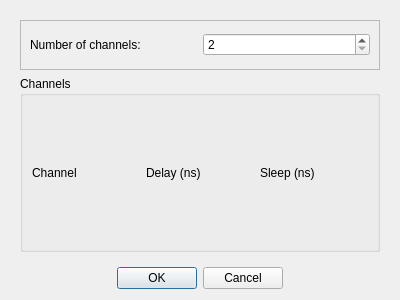
<?xml version="1.0" encoding="UTF-8"?>
<ui version="4.0">
 <class>Dialog</class>
 <widget class="QDialog" name="Dialog">
  <property name="geometry">
   <rect>
    <x>0</x>
    <y>0</y>
    <width>400</width>
    <height>300</height>
   </rect>
  </property>
  <property name="windowTitle">
   <string>Channels configuration</string>
  </property>
  <layout class="QVBoxLayout" name="verticalLayout">
   <item>
    <widget class="QWidget" name="widget" native="true">
     <layout class="QGridLayout" name="gridLayout">
      <item row="0" column="0">
       <widget class="QFrame" name="frame">
        <property name="minimumSize">
         <size>
          <width>0</width>
          <height>0</height>
         </size>
        </property>
        <property name="maximumSize">
         <size>
          <width>16777215</width>
          <height>50</height>
         </size>
        </property>
        <property name="frameShape">
         <enum>QFrame::StyledPanel</enum>
        </property>
        <property name="frameShadow">
         <enum>QFrame::Raised</enum>
        </property>
        <layout class="QHBoxLayout" name="horizontalLayout">
         <item>
          <widget class="QLabel" name="label">
           <property name="text">
            <string>Number of channels:</string>
           </property>
          </widget>
         </item>
         <item>
          <widget class="QSpinBox" name="channel_spinBox">
           <property name="enabled">
            <bool>true</bool>
           </property>
           <property name="minimum">
            <number>2</number>
           </property>
           <property name="maximum">
            <number>8</number>
           </property>
           <property name="singleStep">
            <number>2</number>
           </property>
          </widget>
         </item>
        </layout>
       </widget>
      </item>
      <item row="2" column="0">
       <widget class="QGroupBox" name="groupBox">
        <property name="title">
         <string>Channels</string>
        </property>
        <layout class="QGridLayout" name="gridLayout_2">
         <item row="0" column="1">
          <widget class="QLabel" name="label_3">
           <property name="text">
            <string>Delay (ns)</string>
           </property>
          </widget>
         </item>
         <item row="0" column="0">
          <widget class="QLabel" name="label_2">
           <property name="text">
            <string>Channel</string>
           </property>
          </widget>
         </item>
         <item row="0" column="2">
          <widget class="QLabel" name="label_4">
           <property name="text">
            <string>Sleep (ns)</string>
           </property>
          </widget>
         </item>
        </layout>
       </widget>
      </item>
     </layout>
    </widget>
   </item>
   <item>
    <widget class="QDialogButtonBox" name="buttonBox">
     <property name="orientation">
      <enum>Qt::Horizontal</enum>
     </property>
     <property name="standardButtons">
      <set>QDialogButtonBox::Cancel|QDialogButtonBox::Ok</set>
     </property>
     <property name="centerButtons">
      <bool>true</bool>
     </property>
    </widget>
   </item>
  </layout>
 </widget>
 <resources/>
 <connections>
  <connection>
   <sender>buttonBox</sender>
   <signal>accepted()</signal>
   <receiver>Dialog</receiver>
   <slot>accept()</slot>
   <hints>
    <hint type="sourcelabel">
     <x>248</x>
     <y>254</y>
    </hint>
    <hint type="destinationlabel">
     <x>157</x>
     <y>274</y>
    </hint>
   </hints>
  </connection>
  <connection>
   <sender>buttonBox</sender>
   <signal>rejected()</signal>
   <receiver>Dialog</receiver>
   <slot>reject()</slot>
   <hints>
    <hint type="sourcelabel">
     <x>316</x>
     <y>260</y>
    </hint>
    <hint type="destinationlabel">
     <x>286</x>
     <y>274</y>
    </hint>
   </hints>
  </connection>
 </connections>
</ui>
